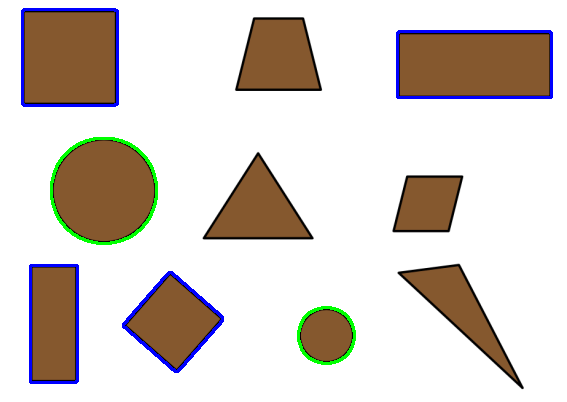
#> input picture data/result.png, 567 x 402 px
$ python detect_shapes.py
#> lines starting #> are read from the running program, lines starting #| are printed output that depends on the picture; after the words box and inside, x2 and y2 are one past the last pixel; in counts of white or black regions, pixels touching at a corner belong together
### utils/coins_contour_detection.py
import numpy as np
import cv2 as cv
from skimage import data

def counting_contours(imgray, lowThreshCanny, highThreshCanny, lowThresh, highThresh, minArea, maxArea):
    # imgray - image in grayscale
    # lowThreshCanny - lower threshold for Canny edge detector
    # highThershCanny - higher threshold for Canny edge detector
    # lowThreshold - lower threshold for binarisation
    # highThresh - higher threshhold for binarisation
    # minArea - minimal contour area for size filtration
    # maxArea - maximal contour area for size filtration


    # Применение детектора краёв Canny для выделения границ объектов на изображении
    edges = cv.Canny(imgray, lowThreshCanny, highThreshCanny)

    ret, thresh = cv.threshold(edges, lowThresh, highThresh, cv.THRESH_BINARY + cv.THRESH_OTSU)

    # Создание ядра (структурирующего элемента) размером 3x3 для морфологических операций
    kernel = np.ones((3,3), np.uint8)

    # Морфологическая операция "закрытие" (MORPH_CLOSE): сначала дилатация, потом эрозия
    # Это заполняет небольшие дыры внутри объектов и соединяет близкие компоненты на бинарном изображении
    thresh = cv.morphologyEx(thresh, cv.MORPH_CLOSE, kernel)

    # Поиск всех внешних контуров на бинарном изображении
    # Режим RETR_EXTERNAL — только внешние контуры; CHAIN_APPROX_SIMPLE — сжатие горизонтальных/вертикальных/диагональных сегментов
    contours, hierarchy = cv.findContours(thresh, cv.RETR_EXTERNAL, cv.CHAIN_APPROX_SIMPLE)

    # Установка минимальной и максимальной площади контуров для фильтрации (монеты среднего размера)
    filtered_contours = []

    for cnt in contours:
        area = cv.contourArea(cnt)  # Вычисление площади контура
        if minArea < area < maxArea:  # Фильтрация: только контуры с площадью от 200 до 5000 пикселей
            filtered_contours.append(cnt)  # Добавление подходящего контура в список

    return filtered_contours


# [18 lines left out: function main, not called in this run]
# [2 lines that do not run on import are left out]

### utils/proga1.py
import argparse
import cv2
import sys

class ShapeDetector:
    def __init__(self):
        """Инициализирует детектор фигур."""
        pass

    def detect(self, c):
        """Определяет форму контура на основе количества вершин и соотношения сторон.

        Args:
            c (numpy.ndarray): Контур фигуры.

        Returns:
            str: Название фигуры ('прямоугольник', 'квадрат' или 'неопознанная').
        """
        # Инициализируем имя фигуры и аппроксимируем контур
        shape = "неопознанная"
        peri = cv2.arcLength(c, True)
        approx = cv2.approxPolyDP(c, 0.04 * peri, True)

        # Если фигура имеет 4 вершины, это либо квадрат, либо прямоугольник
        if len(approx) == 4:
            # Вычисляем ограничивающий прямоугольник контура и используем его для вычисления соотношения сторон
            (x, y, w, h) = cv2.boundingRect(approx)
            ar = w / float(h)

            # Квадрат будет иметь соотношение сторон, близкое к единице, иначе это прямоугольник
            shape = "квадрат" if ar >= 0.95 and ar <= 1.05 else "прямоугольник"

        return shape

# [112 lines left out: functions resize_image, binarize_image, find_contours, main, not called in this run]

# [2 lines that do not run on import are left out]

### detect_shapes.py
import os
import cv2
import numpy as np
from skimage import data
#CV-1-05:
from utils.coins_contour_detection import counting_contours
#CV-1-24:
from utils.proga1 import ShapeDetector


def classify_contours(contours, circularity_threshold=0.8):
    """
    Classify contours into circles, rectangles, and others.

    Args:
        contours (list[np.ndarray]): List of contours found in the image.
        circularity_threshold (float, optional): Threshold for circularity
            (4π * Area / Perimeter²). Higher values → more likely a circle.
            Default is 0.8.

    Returns:
        tuple[list[np.ndarray], list[np.ndarray], list[np.ndarray]]:
            - circles: contours classified as circles.
            - rects: contours classified as rectangles or squares.
            - others: all remaining contours.

    Raises:
        TypeError: If contours is not a list or contains invalid elements.
        ValueError: If no valid contours are provided.
    """
    if not isinstance(contours, (list, tuple)):
        raise TypeError("Contours must be provided as a list or tuple")
    if not contours:
        raise ValueError("Empty contour list provided")

    sd = ShapeDetector()
    circles, rects, others = [], [], []

    for cnt in contours:
        if not isinstance(cnt, np.ndarray):
            continue  # skip invalid elements

        area = cv2.contourArea(cnt)
        perimeter = cv2.arcLength(cnt, True)
        if perimeter <= 0 or area <= 0:
            others.append(cnt)
            continue

        # Circularity formula: closer to 1 means more circular
        circularity = (4 * np.pi * area) / (perimeter ** 2)
        if circularity > circularity_threshold:
            circles.append(cnt)
        else:
            shape = sd.detect(cnt)
            if shape in ("прямоугольник", "квадрат"):
                rect = cv2.minAreaRect(cnt)
                box = cv2.boxPoints(rect)
                box = np.intp(box)
                box_area = cv2.contourArea(box)

                # Filter out noisy/irregular rectangles
                if box_area > 0 and area / box_area > 0.95:
                    rects.append(cnt)
                else:
                    others.append(cnt)
            else:
                others.append(cnt)

    return circles, rects, others


def draw_contours(image, contours, color=(0, 255, 0), thickness=2):
    """
    Draws given contours on an image.

    Args:
        image (np.ndarray): Input image (grayscale or color).
        contours (list[np.ndarray]): Contours to draw.
        color (tuple[int, int, int], optional): BGR color for drawing. Default is green.
        thickness (int, optional): Contour line thickness. Default is 2.

    Returns:
        np.ndarray: Image with contours drawn.

    Raises:
        ValueError: If image is invalid or contours are empty.
    """
    if image is None or not isinstance(image, np.ndarray):
        raise ValueError("Invalid input image for drawing contours")

    output_img = cv2.cvtColor(image, cv2.COLOR_GRAY2BGR) if len(image.shape) == 2 else image.copy()
    for cnt in contours:
        cv2.drawContours(output_img, [cnt], -1, color, thickness)

    return output_img


def process_image(image_path=None, canny1=100, canny2=255, thresh_min=100, thresh_max=255, area_min=500, area_max=20000):
    """
    Loads an image (custom or default), preprocesses it and extracts contours.

    Args:
        image_path (str, optional): Path to user-provided image. If None, uses skimage.data.coins().
        canny1, canny2 (int): Lower and upper Canny thresholds.
        thresh_min, thresh_max (int): Binary thresholding limits.
        area_min, area_max (int): Minimum and maximum contour area for filtering.

    Returns:
        tuple[np.ndarray, list[np.ndarray]]:
            - Grayscale image used for contour detection
            - List of detected contours

    Raises:
        FileNotFoundError: If provided image_path does not exist.
        ValueError: If no contours are found.
    """
    if image_path:
        if not os.path.exists(image_path):
            raise FileNotFoundError(f"Image file not found: {image_path}")

        image = cv2.imread(image_path, cv2.IMREAD_COLOR)
        if image is None:
            raise ValueError("Failed to load image. Check file format or path.")

        gray = cv2.cvtColor(image, cv2.COLOR_BGR2GRAY)
        contours = counting_contours(gray, canny1, canny2, thresh_min, thresh_max, area_min, area_max)
        print("Processing user image...")

    else:
        # Default test image from skimage
        image = data.coins()
        gray = cv2.equalizeHist(image)
        gray = cv2.GaussianBlur(gray, (7, 7), 0)
        contours = counting_contours(gray, 50, 150, 127, 255, 200, 5000)
        print("Processing default coins image...")

    if not contours:
        raise ValueError("No contours detected in image.")
    return image, contours


def main():

    print("Print the image path (Enter for 'coins'):")
    image_path = input().strip() or None
#> the answer given: data/result.png

    try:
        # Process image and extract contours
        image, contours = process_image(image_path)
#> in process_image, image is the input picture: shape (402, 567, 3); mean B, G, R 200.9, 207.4, 215.7
#> in process_image, `gray = cv2.cvtColor(image, cv2.COLOR_BGR2GRAY)`:
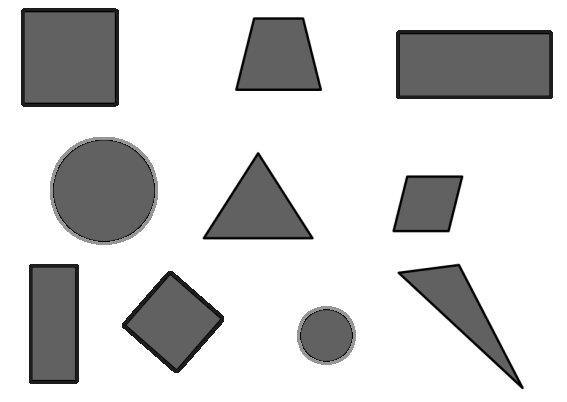
#> gray: shape (402, 567); min 0, max 255, mean 209.2
#> in counting_contours, `edges = cv.Canny(imgray, lowThreshCanny, highThreshCanny)`:
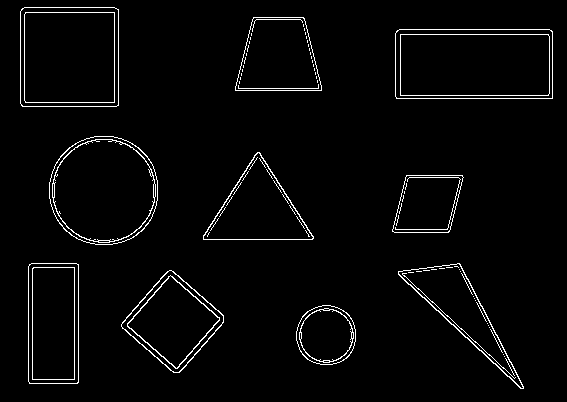
#> edges: shape (402, 567); 2.9% white in thin lines or dots, all inside (x1, y1, x2, y2) = (20, 7, 553, 389)
#> in counting_contours, `ret, thresh = cv.threshold(edges, lowThresh, highThresh, cv.THRESH_BIN..`: ret = 0
#> in counting_contours, `thresh = cv.morphologyEx(thresh, cv.MORPH_CLOSE, kernel)`:
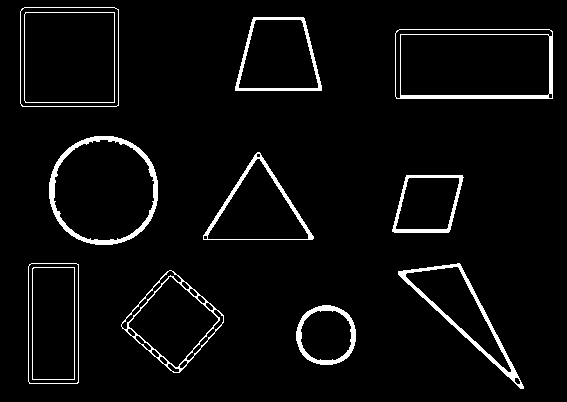
#> thresh: shape (402, 567); 4.3% white; 12 white regions
#> in counting_contours, `contours, hierarchy = cv.findContours(thresh, cv.RETR_EXTERNAL, cv.CHA..`: contours = 10 contours; largest, box (x1, y1, x2, y2) and area: (395, 29, 553, 99) 10822, (20, 7, 119, 107) 9686, (49, 136, 158, 245) 9367, (28, 263, 79, 384) 5992, (121, 270, 224, 373) 5760
#> the loop in counting_contours, `for cnt in contours:` made 10 passes
#> area on passes 1 to 10: 2791, 5760.5, 4483, 5992.5, 3259.5, 5048.5, 9367, 10822, 5051, 9686
#> after the loop in counting_contours, `for cnt in contours:`: filtered_contours has the same summary as contours

        print(f"Countours found: {len(contours)}")
#| Countours found: 10

        # Classify contours
        circles, rects, others = classify_contours(contours, circularity_threshold=0.82)
#> the loop in classify_contours, `for cnt in contours:` made 10 passes
#> (area, perimeter, circularity, shape, peri in detect, approx in detect, x in detect, y in detect) on passes 2, 4, 5, 8, 9, 10: (5760.5, 302, 0.794, 'квадрат', 302, [[169, 270], [121, 326], [179, 372], [223, 315]], 121, 270), (5992.5, 337.1, 0.663, 'прямоугольник', 337.1, [[31, 263], [28, 381], [77, 383], [78, 264]], 28, 263), (3259.5, 237.8, 0.724, 'прямоугольник', 237.8, [[406, 175], [392, 231], [448, 232], [462, 175]], 392, 175), (10822, 448.5, 0.676, 'прямоугольник', 448.5, [[395, 33], [396, 98], [552, 98], [549, 29]], 395, 29), (5051, 296.9, 0.72, 'прямоугольник', 296.9, [[253, 17], [235, 90], [321, 90], [304, 18]], 235, 17), (9686, 389.3, 0.803, 'квадрат', 389.3, [[22, 8], [21, 105], [118, 105], [118, 9]], 21, 8)
#> (area, perimeter, circularity, shape, peri in detect, approx in detect) on passes 3, 6: (4483, 391, 0.368, 'неопознанная', 391, [[398, 271], [523, 388], [459, 263]]), (5048.5, 330.1, 0.582, 'неопознанная', 330.1, [[203, 235], [313, 238], [259, 152]])
#> after the loop in classify_contours, `for cnt in contours:`: circles = 2 contours; box (x1, y1, x2, y2) and area: (49, 136, 158, 245) 9367, (296, 305, 356, 365) 2791; others = 4 contours; box (x1, y1, x2, y2) and area: (235, 17, 322, 91) 5051, (203, 152, 314, 240) 5048, (398, 263, 524, 389) 4483, (392, 175, 464, 233) 3260; rects = 4 contours; box (x1, y1, x2, y2) and area: (395, 29, 553, 99) 10822, (20, 7, 119, 107) 9686, (28, 263, 79, 384) 5992, (121, 270, 224, 373) 5760
        print(f"Circles: {len(circles)}, Rectangles: {len(rects)}, Others: {len(others)}")
#| Circles: 2, Rectangles: 4, Others: 4

        # Draw contours
        result_img = draw_contours(image, circles, (0, 255, 0))  # Green = circles
#> the loop in draw_contours, `for cnt in contours:` made 2 passes
#> after the loop in draw_contours, `for cnt in contours:`:
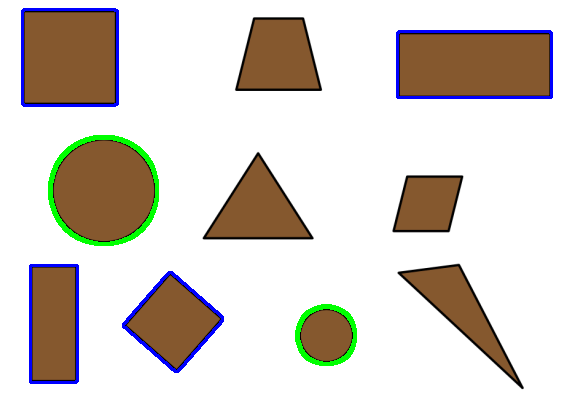
#> output_img: shape (402, 567, 3); 0.42% of pixels changed, all inside (x1, y1, x2, y2) = (48, 135, 357, 366)
        result_img = draw_contours(result_img, rects, (255, 0, 0))  # Blue = rectangles
#> call 2 of draw_contours, with color = (255, 0, 0), thickness = 2
#> the loop in draw_contours (call 2), `for cnt in contours:` made 4 passes
#> after the loop in draw_contours (call 2), `for cnt in contours:`:
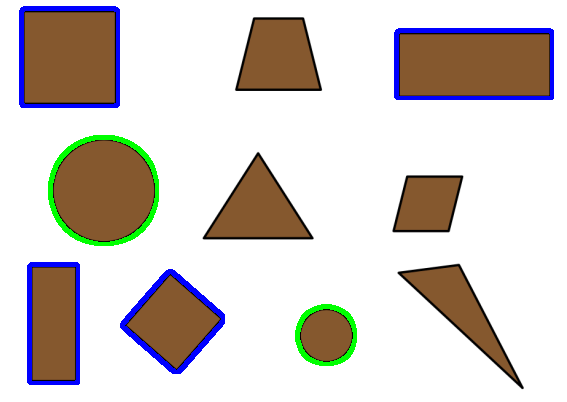
#> output_img: shape (402, 567, 3); 1.05% of pixels changed, all inside (x1, y1, x2, y2) = (19, 6, 554, 385)

        # Save results
        output_path = "data/result.png"
        cv2.imwrite(output_path, result_img)
        print(f"Result saved: {output_path}")

    except FileNotFoundError as e:
        print(f"Error: {e}")
    except ValueError as e:
        print(f"Error: {e}")
    except TypeError as e:
        print(f"Error: {e}")
    except Exception as e:
        print(f"Unexpexted error: {e}")


if __name__ == "__main__":
    main()
